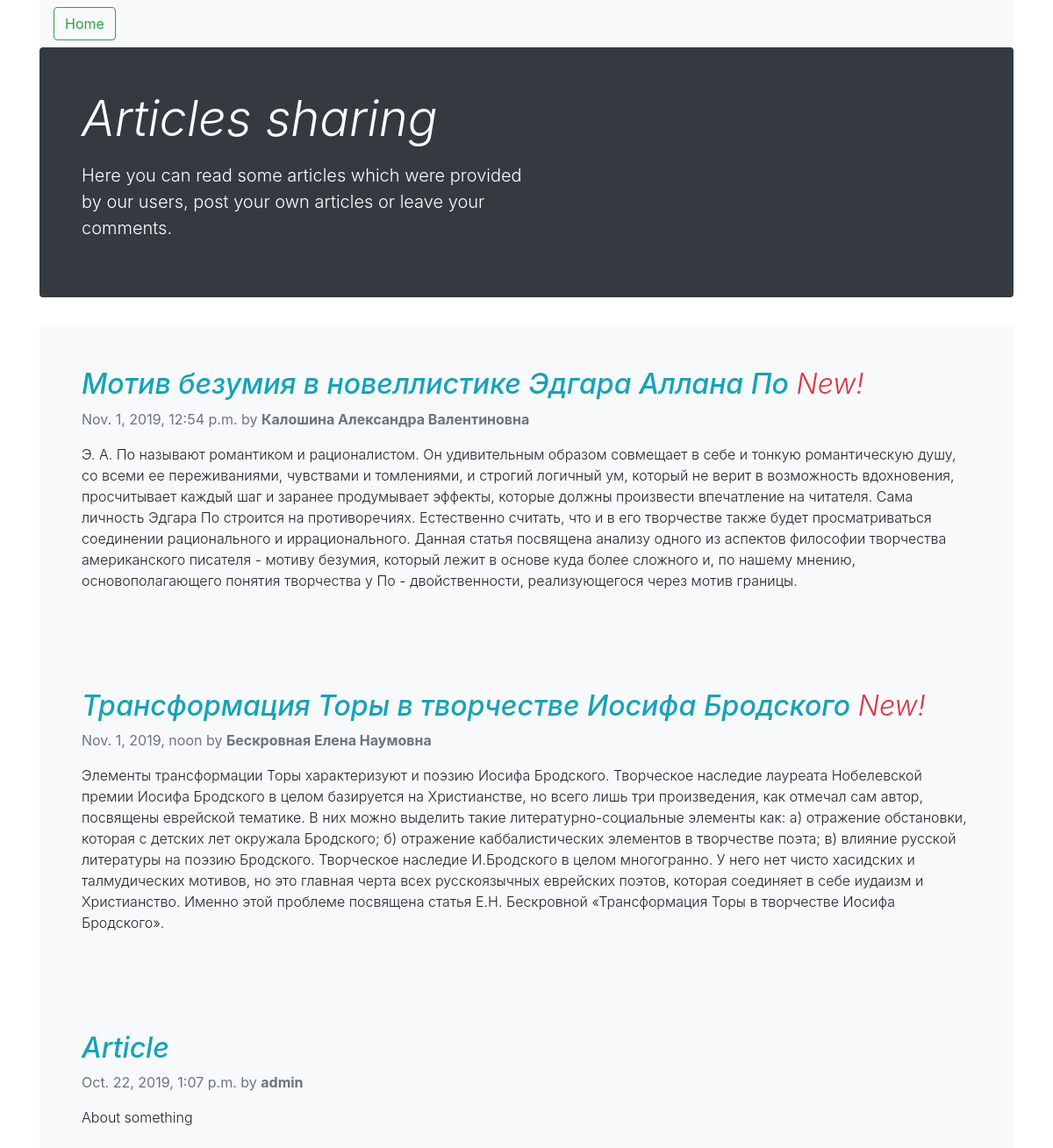
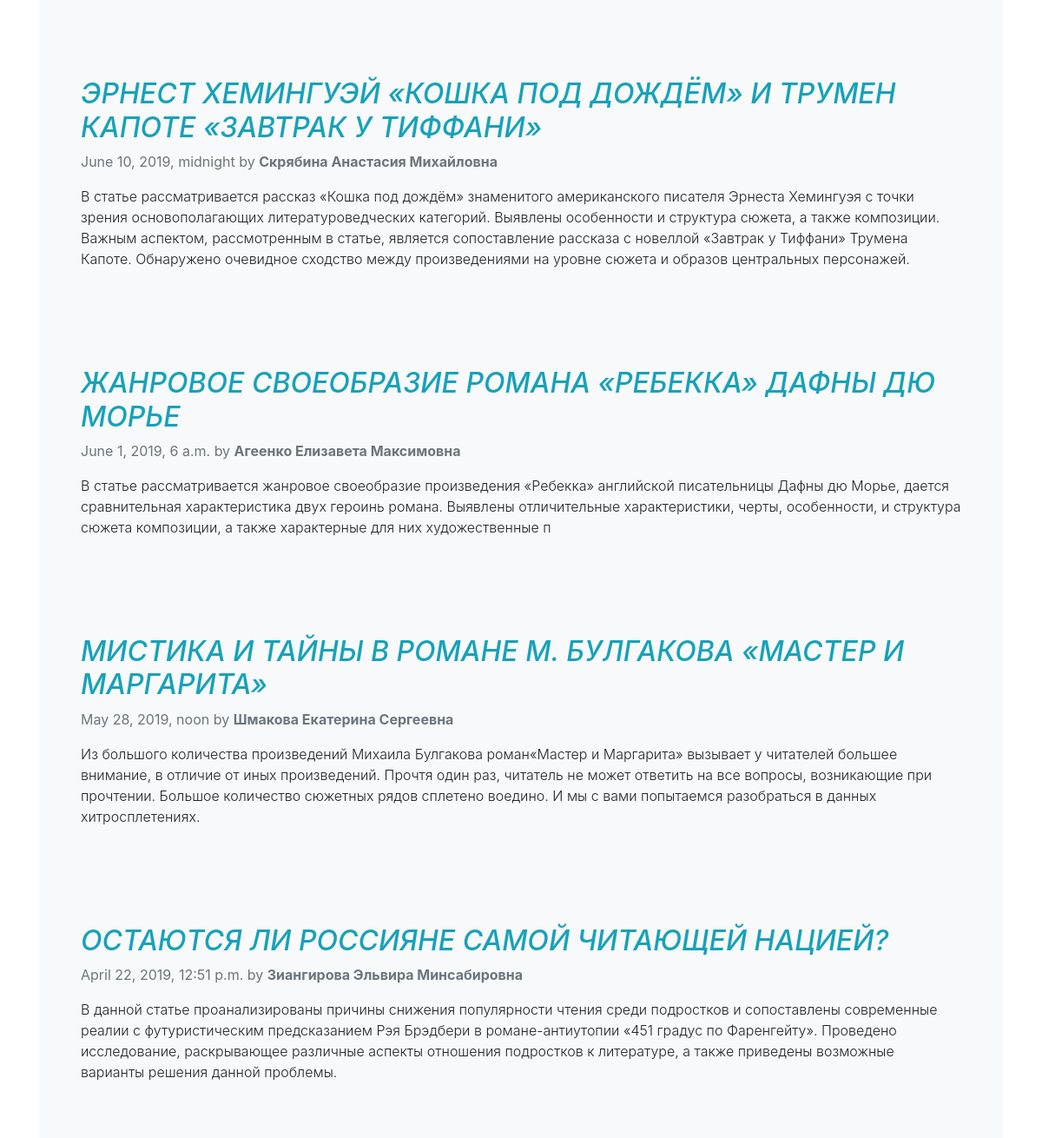
The page / on the database its author committed (2 pictures, top to bottom).
### blog/models.py (models this page shows, shortened)
class Article(models.Model):
    article_title = models.CharField("Название статьи", max_length=100)
    article_annotation = models.CharField("Аннотация статьи", max_length=1000)
    article_text = models.TextField("Текст статьи")
    author_name = models.CharField('Имя автора', max_length=50)
    pub_date = models.DateTimeField('Дата статьи')
    def was_published_recently(self):
        return self.pub_date >= (timezone.now() - datetime.timedelta(days=7))

### blog/views.py (the view)
# urls.py: path('', views.index, name='index'),
def index(request):
    latest_articles_list = Article.objects.order_by('-pub_date')
    return render(request, 'blog/list.html', {'latest_articles_list': latest_articles_list})

### templates/blog/list.html (shortened to what this page needs)
{% extends 'base.html' %}
{% block content %}
    {% if latest_articles_list %}
        {% for a in latest_articles_list %}
            <div class="blog-post bg-light p-md-5">
                <h2 class="blog-post-title "><a href="{% url 'blog:detail' a.id %}" class="text-info font-italic">{{ a.article_title }}</a>
                        {% if a.was_published_recently %}
                            <i class="text-danger font-weight-light">New!</i>
                        {% endif %}
                </h2>
                <p class="blog-post-meta text-muted">{{ a.pub_date }} by <b>{{ a.author_name }}</b></p>
                <p class="blog-post-annotation font-weight-light"> {{ a.article_annotation }} </p>
              </div>
        {% endfor %}
    {% else %}
        Not founded =(
    {% endif %}
{% endblock %}

### templates/base.html (shortened to what this page needs)
<!DOCTYPE html>
<html lang="en">
<head>
    <link rel="stylesheet" href="https://stackpath.bootstrapcdn.com/bootstrap/4.3.1/css/bootstrap.min.css">
</head>
<body>
    <div class="container">
        <nav class="navbar navbar-expand-lg navbar-light bg-light">
          <div class="collapse navbar-collapse" id="navbarSupportedContent">
            <ul class="navbar-nav mr-auto">
              <li class="nav-item active">
                <a class="btn btn-outline-success my-2 my-sm-0" href="{% url 'blog:index' %}">Home <span class="sr-only">(current)</span></a>
              </li>
            </ul>
          </div>
        </nav>
        <div class="jumbotron p-4 p-md-5 text-white rounded bg-dark">
            <div class="col-md-6 px-0">
              <h1 class="display-4 font-italic">Articles sharing</h1>
              <p class="lead my-3">Here you can read some articles which were provided by our users, post your own articles or leave your comments.</p>
            </div>
        </div>
    {% block content %} {% endblock %}
    </div>
</body>
</html>

### rows shown on the page
Article: article_title "Мотив безумия в новеллистике Эдгара Аллана По", shows "New!", pub_date "Nov. 1, 2019, 12:54 p.m.", author_name "Калошина Александра Валентиновна", article_annotation "Э. А. По называют романтиком и рационалистом. Он удивительным образом совмещает в себе и тонкую романтическую душу, со всеми ее переживаниями, чувствами и томлениями, и строгий логичный ум, который не верит в возможность вдохновения, просчитывает каждый шаг и заранее продумывает эффекты, которые должны произвести впечатление на читателя. Сама личность Эдгара По строится на противоречиях. Естественно считать, что и в его творчестве также будет просматриваться соединении рационального и иррационального. Данная статья посвящена анализу одного из аспектов философии творчества американского писателя - мотиву безумия, который лежит в основе куда более сложного и, по нашему мнению,…"
Article: article_title "Трансформация Торы в творчестве Иосифа Бродского", shows "New!", pub_date "Nov. 1, 2019, noon", author_name "Бескровная Елена Наумовна", article_annotation "Элементы трансформации Торы характеризуют и поэзию Иосифа Бродского. Творческое наследие лауреата Нобелевской премии Иосифа Бродского в целом базируется на Христианстве, но всего лишь три произведения, как отмечал сам автор, посвящены еврейской тематике. В них можно выделить такие литературно-социальные элементы как: а) отражение обстановки, которая с детских лет окружала Бродского; б) отражение каббалистических элементов в творчестве поэта; в) влияние русской литературы на поэзию Бродского. Творческое наследие И.Бродского в целом многогранно. У него нет чисто хасидских и талмудических мотивов, но это главная черта всех русскоязычных еврейских поэтов, которая соединяет в себе иудаизм и…"
Article: article_title "Article", pub_date "Oct. 22, 2019, 1:07 p.m.", author_name "admin", article_annotation "About something"
Article: article_title "ЭРНЕСТ ХЕМИНГУЭЙ «КОШКА ПОД ДОЖДЁМ» И ТРУМЕН КАПОТЕ «ЗАВТРАК У ТИФФАНИ»", pub_date "June 10, 2019, midnight", author_name "Скрябина Анастасия Михайловна", article_annotation "В статье рассматривается рассказ «Кошка под дождём» знаменитого американского писателя Эрнеста Хемингуэя с точки зрения основополагающих литературоведческих категорий. Выявлены особенности и структура сюжета, а также композиции. Важным аспектом, рассмотренным в статье, является сопоставление рассказа с новеллой «Завтрак у Тиффани» Трумена Капоте. Обнаружено очевидное сходство между произведениями на уровне сюжета и образов центральных персонажей."
Article: article_title "ЖАНРОВОЕ СВОЕОБРАЗИЕ РОМАНА «РЕБЕККА» ДАФНЫ ДЮ МОРЬЕ", pub_date "June 1, 2019, 6 a.m.", author_name "Агеенко Елизавета Максимовна", article_annotation "В статье рассматривается жанровое своеобразие произведения «Ребекка» английской писательницы Дафны дю Морье, дается сравнительная характеристика двух героинь романа. Выявлены отличительные характеристики, черты, особенности, и структура сюжета композиции, а также характерные для них художественные п"
Article: article_title "МИСТИКА И ТАЙНЫ В РОМАНЕ М. БУЛГАКОВА «МАСТЕР И МАРГАРИТА»", pub_date "May 28, 2019, noon", author_name "Шмакова Екатерина Сергеевна", article_annotation "Из большого количества произведений Михаила Булгакова роман«Мастер и Маргарита» вызывает у читателей большее внимание, в отличие от иных произведений. Прочтя один раз, читатель не может ответить на все вопросы, возникающие при прочтении. Большое количество сюжетных рядов сплетено воедино. И мы с вами попытаемся разобраться в данных хитросплетениях."
Article: article_title "ОСТАЮТСЯ ЛИ РОССИЯНЕ САМОЙ ЧИТАЮЩЕЙ НАЦИЕЙ?", pub_date "April 22, 2019, 12:51 p.m.", author_name "Зиангирова Эльвира Минсабировна", article_annotation "В данной статье проанализированы причины снижения популярности чтения среди подростков и сопоставлены современные реалии с футуристическим предсказанием Рэя Брэдбери в романе-антиутопии «451 градус по Фаренгейту». Проведено исследование, раскрывающее различные аспекты отношения подростков к литературе, а также приведены возможные варианты решения данной проблемы."
